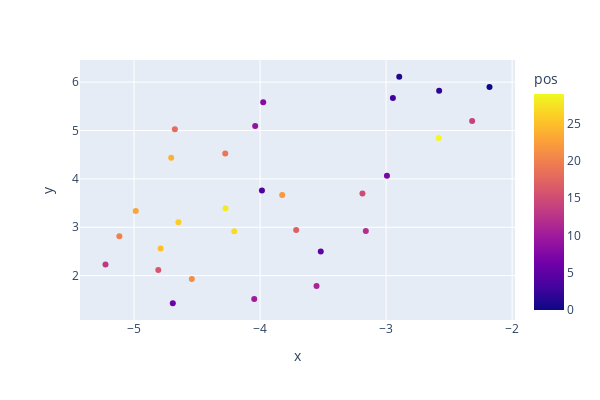

Here is the notebook cell this chart was saved with:
### Code cell
# Fit umap
umap_2d = umap.UMAP(n_components=2, init='random', random_state=0)
proj_2d = umap_2d.fit_transform(pos_embd)
# Plot
data = pd.DataFrame(proj_2d, columns=['x', 'y'])
data.index.name = "pos"
data = data.reset_index()

fig = px.scatter(
    data, x='x', y='y',
    hover_data=['pos'],
    color="pos",
    width=600, height=400
)
fig.show()

### Figure 1 — Plotly figure (JSON) as saved in the notebook; plotly's stock layout.template omitted (floating-point values rounded to 4 significant figures)
{"data": [{"customdata": [[0], [1], [2], [3], [4], [5], [6], [7], [8], [9], [10], [11], [12], [13], [14], [15], [16], [17], [18], [19], [20], [21], [22], [23], [24], [25], [26], [27], [28], [29]], "hovertemplate": "x=%{x}<br>y=%{y}<br>pos=%{marker.color}<extra></extra>", "legendgroup": "", "marker": {"color": [0, 1, 2, 3, 4, 5, 6, 7, 8, 9, 10, 11, 12, 13, 14, 15, 16, 17, 18, 19, 20, 21, 22, 23, 24, 25, 26, 27, 28, 29], "coloraxis": "coloraxis", "symbol": "circle"}, "mode": "markers", "name": "", "orientation": "v", "showlegend": false, "type": "scatter", "x": [-2.18, -2.896, -2.579, -2.946, -3.985, -3.518, -4.692, -2.993, -3.975, -4.039, -4.046, -3.552, -3.161, -5.226, -2.317, -3.188, -4.807, -3.714, -4.676, -4.276, -5.117, -4.541, -3.824, -4.986, -4.705, -4.789, -4.648, -4.205, -4.274, -2.583], "xaxis": "x", "y": [5.898, 6.111, 5.822, 5.673, 3.762, 2.498, 1.429, 4.064, 5.585, 5.091, 1.517, 1.787, 2.923, 2.229, 5.195, 3.696, 2.114, 2.943, 5.024, 4.523, 2.814, 1.931, 3.665, 3.334, 4.435, 2.562, 3.103, 2.915, 3.391, 4.844], "yaxis": "y"}], "layout": {"coloraxis": {"colorbar": {"title": {"text": "pos"}}, "colorscale": [[0, "#0d0887"], [0.1111, "#46039f"], [0.2222, "#7201a8"], [0.3333, "#9c179e"], [0.4444, "#bd3786"], [0.5556, "#d8576b"], [0.6667, "#ed7953"], [0.7778, "#fb9f3a"], [0.8889, "#fdca26"], [1, "#f0f921"]]}, "height": 400, "legend": {"tracegroupgap": 0}, "margin": {"t": 60}, "width": 600, "xaxis": {"anchor": "y", "domain": [0, 1], "title": {"text": "x"}}, "yaxis": {"anchor": "x", "domain": [0, 1], "title": {"text": "y"}}}}
